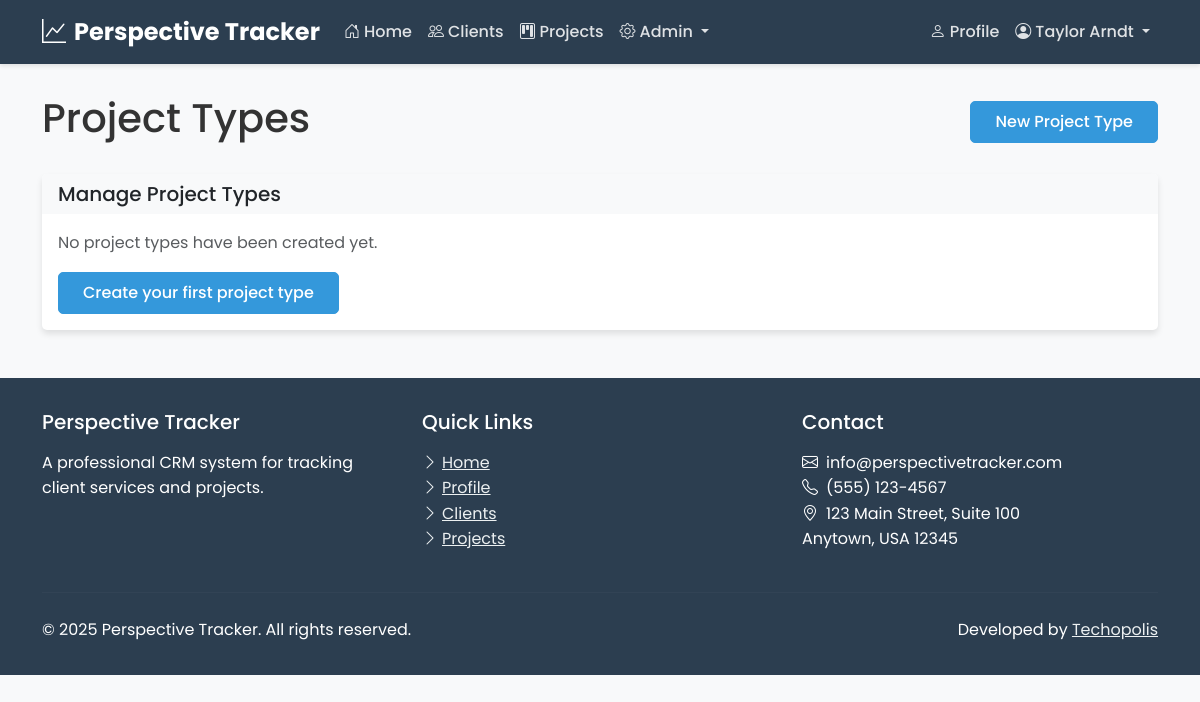
The page /projects/types/ (signed in) on the database as committed earlier.
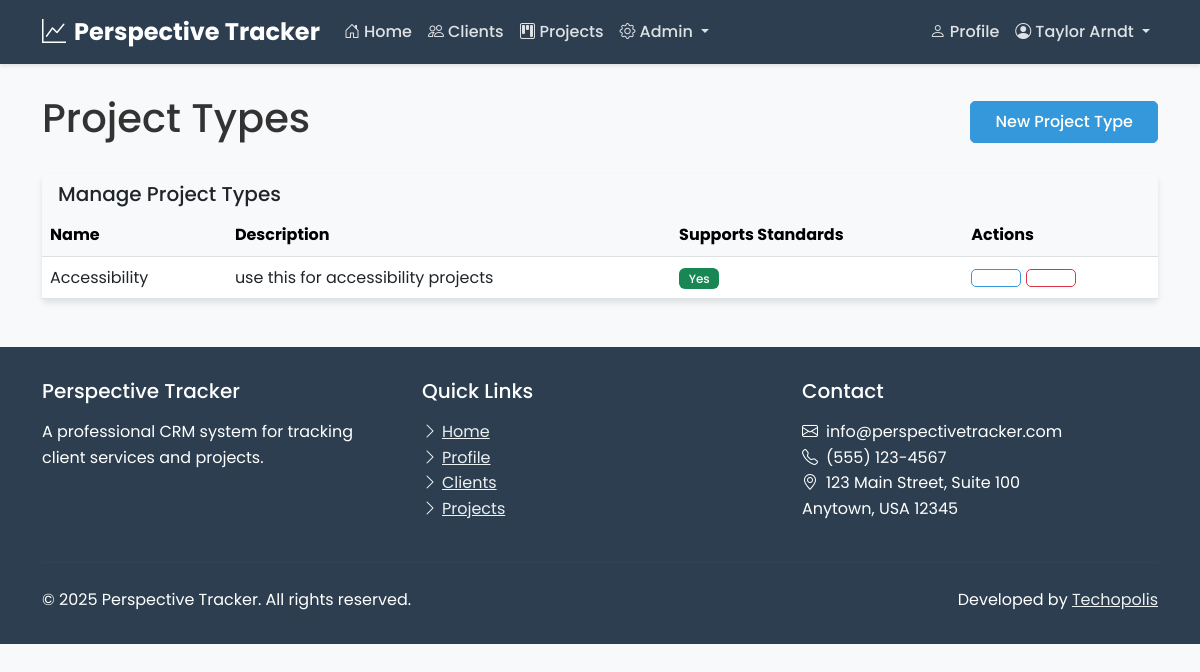
The same page on the database as committed later.
### projects/models.py (models this page shows, shortened)
class ProjectType(models.Model):
    name = models.CharField(max_length=100, unique=True)
    description = models.TextField(blank=True)
    slug = models.SlugField(max_length=100, unique=True)
    supports_standards = models.BooleanField(default=False, help_text="Whether this project type supports standards and violations")
    status_choices = models.JSONField(default=list, blank=True, help_text="List of status choices for this project type in format [['key', 'Display Name'], ...]")
    milestone_choices = models.JSONField(default=list, blank=True, help_text="List of milestone choices for this project type in format [['key', 'Display Name'], ...]")

### users/views.py (the view)
    def wrapper(request, *args, **kwargs):
        if has_role(request.user, Role.ADMIN):
            return view_func(request, *args, **kwargs)
        return HttpResponseForbidden("You don't have permission to access this page.")

### projects/views.py (called while the page is built)
@login_required
@admin_required
def project_type_list(request):
    project_types = ProjectType.objects.all()
    context = {
        'project_types': project_types,
        'title': 'Project Types',
    }
    return render(request, 'projects/project_type_list.html', context)

### users/views.py (called while the page is built)
def has_role(user, role_name):
    if user.is_superuser and role_name == Role.ADMIN:
        return True
    return user.is_authenticated and user.role and user.role.name == role_name

def admin_required(view_func):
    def wrapper(request, *args, **kwargs):
        if has_role(request.user, Role.ADMIN):
            return view_func(request, *args, **kwargs)
        return HttpResponseForbidden("You don't have permission to access this page.")
    return wrapper

### projects/templates/projects/project_type_list.html (shortened to what this page needs)
{% extends "users/base.html" %}
{% load static %}
{% block content %}
<div class="container mt-4">
    <div class="d-flex justify-content-between align-items-center mb-4">
        <h1>Project Types</h1>
        <a href="{% url 'projects:project_type_create' %}" class="btn btn-primary">
             New Project Type
        </a>
    </div>
    <div class="card">
        <div class="card-header bg-light">
            <h2 class="h5 mb-0">Manage Project Types</h2>
        </div>
        <div class="card-body p-0">
            {% if project_types %}
            <div class="table-responsive">
                <table class="table table-hover mb-0">
                    <thead class="table-light">
                        <tr>
                            <th>Name</th>
                            <th>Description</th>
                            <th>Supports Standards</th>
                            <th>Actions</th>
                        </tr>
                    </thead>
                    <tbody>
                        {% for project_type in project_types %}
                        <tr>
                            <td>{{ project_type.name }}</td>
                            <td>{{ project_type.description|truncatechars:50 }}</td>
                            <td>
                                {% if project_type.supports_standards %}
                                <span class="badge bg-success">Yes</span>
                                {% else %}
                                <span class="badge bg-secondary">No</span>
                                {% endif %}
                            </td>
                            <td>
                                <a href="{% url 'projects:project_type_update' project_type.id %}" class="btn btn-sm btn-outline-primary">
                                </a>
                                <a href="{% url 'projects:project_type_delete' project_type.id %}" class="btn btn-sm btn-outline-danger">
                                </a>
                            </td>
                        </tr>
                        {% endfor %}
                    </tbody>
                </table>
            </div>
            {% else %}
            <div class="p-3">
                <p class="text-muted">No project types have been created yet.</p>
                <a href="{% url 'projects:project_type_create' %}" class="btn btn-primary">Create your first project type</a>
            </div>
            {% endif %}
        </div>
    </div>
</div>
{% endblock %}

Rows that differ between the two databases and show on the page:
added ProjectType: name "Accessibility", description "use this for accessibility projects", supports_standards "Yes"
Other text that changed with them:
text no longer shown: "No project types have been created yet. Create your first project type"
text now shown: "Name Description Supports Standards Actions"
